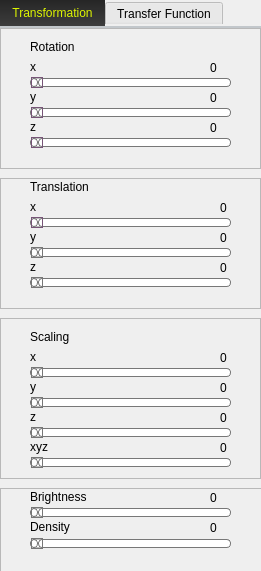
   <widget class="QTabWidget" name="tabWidget">
    <property name="geometry">
     <rect>
      <x>20</x>
      <y>10</y>
      <width>261</width>
      <height>571</height>
     </rect>
    </property>
    <property name="styleSheet">
     <string notr="true"> QTabWidget::pane { /* The tab widget frame */
     border-top: 2px solid #C2C7CB;
 }
QTabBar::tab:selected
{
    color: #DEF600;
    background: qlineargradient( x1: 0, y1: 0, x2: 0, y2: 1, stop: 0 #262626, stop: 1.0 #3D3D3D );
}
</string>
    </property>
    <property name="currentIndex">
     <number>0</number>
    </property>
    <widget class="QWidget" name="tab">
     <attribute name="title">
      <string>Transformation</string>
     </attribute>
     <widget class="QFrame" name="Tframe">
      <property name="geometry">
       <rect>
        <x>0</x>
        <y>150</y>
        <width>261</width>
        <height>131</height>
       </rect>
      </property>
      <property name="frameShape">
       <enum>QFrame::StyledPanel</enum>
      </property>
      <property name="frameShadow">
       <enum>QFrame::Raised</enum>
      </property>
      <widget class="QWidget" name="TransWidget" native="true">
       <property name="geometry">
        <rect>
         <x>0</x>
         <y>0</y>
         <width>241</width>
         <height>119</height>
        </rect>
       </property>
       <widget class="QLabel" name="xTranslationValue">
        <property name="geometry">
         <rect>
          <x>220</x>
          <y>20</y>
          <width>20</width>
          <height>20</height>
         </rect>
        </property>
        <property name="text">
         <string>0</string>
        </property>
       </widget>
       <widget class="QSlider" name="xTranslationSlider">
        <property name="geometry">
         <rect>
          <x>30</x>
          <y>30</y>
          <width>201</width>
          <height>29</height>
         </rect>
        </property>
        <property name="styleSheet">
         <string notr="true">QSlider::groove:horizontal {
border: 1px solid #bbb;
background: white;
height: 7px;
border-radius: 4px;
}

QSlider::sub-page:horizontal {
background: qlineargradient(x1: 0, y1: 0,    x2: 0, y2: 1,
stop: 0 #E77471, stop: 1 #5B2527);
background: qlineargradient(x1: 0, y1: 0.2, x2: 1, y2: 1,
stop: 0 #E77471, stop: 1 #5B2527);
border: 1px solid #777;
height: 10px;
border-radius: 4px;
}

QSlider::add-page:horizontal {
background: #fff;
border: 1px solid #777;
height: 10px;
border-radius: 4px;
}

QSlider::handle:horizontal {
background: qlineargradient(x1:0, y1:0, x2:1, y2:1,
    stop:0 #eee, stop:1 #ccc);
border: 1px solid #757;
width: 10px;
height: 10px;
margin-top: -2px;
margin-bottom: -2px;
border-radius: 20px;
}

QSlider::handle:horizontal:hover {
background: qlineargradient(x1:0, y1:0, x2:1, y2:1,
    stop:0 #fff, stop:1 #ddd);
border: 1px solid #444;
border-radius:4px;
}

QSlider::sub-page:horizontal:disabled {
background: #bbb;
border-color: #999;
}

QSlider::add-page:horizontal:disabled {
background: #eee;
border-color: #999;
}

QSlider::handle:horizontal:disabled {
background: #eee;
border: 1px solid #aaa;
border-radius: 4px;
}</string>
        </property>
        <property name="orientation">
         <enum>Qt::Horizontal</enum>
        </property>
       </widget>
       <widget class="QLabel" name="yTranslationValue">
        <property name="geometry">
         <rect>
          <x>220</x>
          <y>50</y>
          <width>20</width>
          <height>20</height>
         </rect>
        </property>
        <property name="text">
         <string>0</string>
        </property>
       </widget>
       <widget class="QLabel" name="yRotationLabel_3">
        <property name="geometry">
         <rect>
          <x>30</x>
          <y>50</y>
          <width>67</width>
          <height>17</height>
         </rect>
        </property>
        <property name="text">
         <string>y</string>
        </property>
       </widget>
       <widget class="QSlider" name="yTranslationSlider">
        <property name="geometry">
         <rect>
          <x>30</x>
          <y>60</y>
          <width>201</width>
          <height>29</height>
         </rect>
        </property>
        <property name="styleSheet">
         <string notr="true">QSlider::groove:horizontal {
border: 1px solid #bbb;
background: white;
height: 7px;
border-radius: 4px;
}

QSlider::sub-page:horizontal {
background: qlineargradient(x1: 0, y1: 0,    x2: 0, y2: 1,
stop: 0 #99C68E, stop: 1 #254117);
background: qlineargradient(x1: 0, y1: 0.2, x2: 1, y2: 1,
stop: 0 #99C68E, stop: 1 #254117);
border: 1px solid #777;
height: 10px;
border-radius: 4px;
}

QSlider::add-page:horizontal {
background: #fff;
border: 1px solid #777;
height: 10px;
border-radius: 4px;
}

QSlider::handle:horizontal {
background: qlineargradient(x1:0, y1:0, x2:1, y2:1,
stop:0 #eee, stop:1 #ccc);
border: 1px solid #777;
width: 10px;
height: 10px;
margin-top: -2px;
margin-bottom: -2px;
border-radius: 20px;
}

QSlider::handle:horizontal:hover {
background: qlineargradient(x1:0, y1:0, x2:1, y2:1,
stop:0 #fff, stop:1 #ddd);
border: 1px solid #444;
border-radius: 4px;
}

QSlider::sub-page:horizontal:disabled {
background: #bbb;
border-color: #999;
}

QSlider::add-page:horizontal:disabled {
background: #eee;
border-color: #999;
}

QSlider::handle:horizontal:disabled {
background: #eee;
border: 1px solid #aaa;
border-radius: 4px;
}</string>
        </property>
        <property name="orientation">
         <enum>Qt::Horizontal</enum>
        </property>
       </widget>
       <widget class="QLabel" name="label_14">
        <property name="geometry">
         <rect>
          <x>30</x>
          <y>0</y>
          <width>101</width>
          <height>17</height>
         </rect>
        </property>
        <property name="text">
         <string>Translation</string>
        </property>
       </widget>
       <widget class="QSlider" name="zTranslationSlider">
        <property name="geometry">
         <rect>
          <x>30</x>
          <y>90</y>
          <width>201</width>
          <height>29</height>
         </rect>
        </property>
        <property name="styleSheet">
         <string notr="true">QSlider::groove:horizontal {
border: 1px solid #bbb;
background: white;
height: 7px;
border-radius: 4px;
}

QSlider::sub-page:horizontal {
background: qlineargradient(x1: 0, y1: 0,    x2: 0, y2: 1,
    stop: 0 #98AFC7, stop: 1  #151B54);
background: qlineargradient(x1: 0, y1: 0.2, x2: 1, y2: 1,
    stop: 0 #98AFC7, stop: 1 #151B54);
border: 1px solid #777;
height: 10px;
border-radius: 4px;
}

QSlider::add-page:horizontal {
background: #fff;
border: 1px solid #777;
height: 10px;
border-radius: 4px;
}

QSlider::handle:horizontal {
background: qlineargradient(x1:0, y1:0, x2:1, y2:1,
    stop:0 #eee, stop:1 #ccc);
border: 1px solid #777;
width: 10px;
height: 10px;
margin-top: -2px;
margin-bottom: -2px;
border-radius: 20px;
}

QSlider::handle:horizontal:hover {
background: qlineargradient(x1:0, y1:0, x2:1, y2:1,
    stop:0 #fff, stop:1 #ddd);
border: 1px solid #444;
border-radius: 4px;
}

QSlider::sub-page:horizontal:disabled {
background: #bbb;
border-color: #999;
}

QSlider::add-page:horizontal:disabled {
background: #eee;
border-color: #999;
}

QSlider::handle:horizontal:disabled {
background: #eee;
border: 1px solid #aaa;
border-radius: 4px;
}</string>
        </property>
        <property name="orientation">
         <enum>Qt::Horizontal</enum>
        </property>
       </widget>
       <widget class="QLabel" name="zTranslationValue">
        <property name="geometry">
         <rect>
          <x>220</x>
          <y>80</y>
          <width>20</width>
          <height>20</height>
         </rect>
        </property>
        <property name="text">
         <string>0</string>
        </property>
       </widget>
       <widget class="QLabel" name="yRotationLabel_4">
        <property name="geometry">
         <rect>
          <x>30</x>
          <y>80</y>
          <width>67</width>
          <height>17</height>
         </rect>
        </property>
        <property name="text">
         <string>z</string>
        </property>
       </widget>
       <widget class="QLabel" name="yRotationLabel_9">
        <property name="geometry">
         <rect>
          <x>30</x>
          <y>20</y>
          <width>67</width>
          <height>17</height>
         </rect>
        </property>
        <property name="text">
         <string>x</string>
        </property>
       </widget>
      </widget>
     </widget>
     <widget class="QFrame" name="Rframe">
      <property name="geometry">
       <rect>
        <x>0</x>
        <y>0</y>
        <width>261</width>
        <height>141</height>
       </rect>
      </property>
      <property name="styleSheet">
       <string notr="true"/>
      </property>
      <property name="frameShape">
       <enum>QFrame::StyledPanel</enum>
      </property>
      <property name="frameShadow">
       <enum>QFrame::Raised</enum>
      </property>
      <widget class="QWidget" name="RotationWidget" native="true">
       <property name="geometry">
        <rect>
         <x>0</x>
         <y>10</y>
         <width>251</width>
         <height>119</height>
        </rect>
       </property>
       <property name="styleSheet">
        <string notr="true">#Rframe
{
border: #463E3F;
border-radius: 40px;
background: white;
}</string>
       </property>
       <widget class="QLabel" name="xRotationValue">
        <property name="geometry">
         <rect>
          <x>210</x>
          <y>20</y>
          <width>61</width>
          <height>20</height>
         </rect>
        </property>
        <property name="text">
         <string>0</string>
        </property>
       </widget>
       <widget class="QLabel" name="xRotationLabel">
        <property name="geometry">
         <rect>
          <x>30</x>
          <y>20</y>
          <width>67</width>
          <height>17</height>
         </rect>
        </property>
        <property name="text">
         <string>x</string>
        </property>
       </widget>
       <widget class="QSlider" name="xRotationSlider">
        <property name="geometry">
         <rect>
          <x>30</x>
          <y>30</y>
          <width>201</width>
          <height>29</height>
         </rect>
        </property>
        <property name="styleSheet">
         <string notr="true">QSlider::groove:horizontal {
border: 1px solid #bbb;
background: white;
height: 7px;
border-radius: 4px;
}

QSlider::sub-page:horizontal {
background: qlineargradient(x1: 0, y1: 0,    x2: 0, y2: 1,
stop: 0 #E77471, stop: 1 #5B2527);
background: qlineargradient(x1: 0, y1: 0.2, x2: 1, y2: 1,
stop: 0 #E77471, stop: 1 #5B2527);
border: 1px solid #777;
height: 10px;
border-radius: 4px;
}

QSlider::add-page:horizontal {
background: #fff;
border: 1px solid #777;
height: 10px;
border-radius: 4px;
}

QSlider::handle:horizontal {
background: qlineargradient(x1:0, y1:0, x2:1, y2:1,
    stop:0 #eee, stop:1 #ccc);
border: 1px solid #757;
width: 10px;
height: 10px;
margin-top: -2px;
margin-bottom: -2px;
border-radius: 20px;
}

QSlider::handle:horizontal:hover {
background: qlineargradient(x1:0, y1:0, x2:1, y2:1,
    stop:0 #fff, stop:1 #ddd);
border: 1px solid #444;
border-radius: 4px;
}

QSlider::sub-page:horizontal:disabled {
background: #bbb;
border-color: #999;
}

QSlider::add-page:horizontal:disabled {
background: #eee;
border-color: #999;
}

QSlider::handle:horizontal:disabled {
background: #eee;
border: 1px solid #aaa;
border-radius: 4px;
}</string>
        </property>
        <property name="orientation">
         <enum>Qt::Horizontal</enum>
        </property>
       </widget>
       <widget class="QLabel" name="yRotationValue">
        <property name="geometry">
         <rect>
          <x>210</x>
          <y>50</y>
          <width>61</width>
          <height>20</height>
         </rect>
        </property>
        <property name="text">
         <string>0</string>
        </property>
       </widget>
       <widget class="QLabel" name="yRotationLabel">
        <property name="geometry">
         <rect>
          <x>30</x>
          <y>50</y>
          <width>67</width>
          <height>17</height>
         </rect>
        </property>
        <property name="text">
         <string>y</string>
        </property>
       </widget>
       <widget class="QSlider" name="yRotationSlider">
        <property name="geometry">
         <rect>
          <x>30</x>
          <y>60</y>
          <width>201</width>
          <height>29</height>
         </rect>
        </property>
        <property name="styleSheet">
         <string notr="true">QSlider::groove:horizontal {
border: 1px solid #bbb;
background: white;
height: 7px;
border-radius: 4px;
}

QSlider::sub-page:horizontal {
background: qlineargradient(x1: 0, y1: 0,    x2: 0, y2: 1,
stop: 0 #99C68E, stop: 1 #254117);
background: qlineargradient(x1: 0, y1: 0.2, x2: 1, y2: 1,
stop: 0 #99C68E, stop: 1 #254117);
border: 1px solid #777;
height: 10px;
border-radius: 4px;
}

QSlider::add-page:horizontal {
background: #fff;
border: 1px solid #777;
height: 10px;
border-radius: 4px;
}

QSlider::handle:horizontal {
background: qlineargradient(x1:0, y1:0, x2:1, y2:1,
    stop:0 #eee, stop:1 #ccc);
border: 1px solid #757;
width: 10px;
height: 10px;
margin-top: -2px;
margin-bottom: -2px;
border-radius: 20px;
}

QSlider::handle:horizontal:hover {
background: qlineargradient(x1:0, y1:0, x2:1, y2:1,
stop:0 #fff, stop:1 #ddd);
border: 1px solid #444;
border-radius: 4px;
}

QSlider::sub-page:horizontal:disabled {
background: #bbb;
border-color: #999;
}

QSlider::add-page:horizontal:disabled {
background: #eee;
border-color: #999;
}

QSlider::handle:horizontal:disabled {
background: #eee;
border: 1px solid #aaa;
border-radius: 4px;
}</string>
        </property>
        <property name="orientation">
         <enum>Qt::Horizontal</enum>
        </property>
       </widget>
       <widget class="QLabel" name="label_13">
        <property name="geometry">
         <rect>
          <x>30</x>
          <y>0</y>
          <width>67</width>
          <height>17</height>
         </rect>
        </property>
        <property name="text">
         <string>Rotation</string>
        </property>
       </widget>
       <widget class="QSlider" name="zRotationSlider">
        <property name="geometry">
         <rect>
          <x>30</x>
          <y>90</y>
          <width>201</width>
          <height>29</height>
         </rect>
        </property>
        <property name="styleSheet">
         <string notr="true">QSlider::groove:horizontal {
border: 1px solid #bbb;
background: white;
height: 7px;
border-radius: 4px;
}

QSlider::sub-page:horizontal {
background: qlineargradient(x1: 0, y1: 0,    x2: 0, y2: 1,
    stop: 0 #98AFC7, stop: 1  #151B54);
background: qlineargradient(x1: 0, y1: 0.2, x2: 1, y2: 1,
    stop: 0 #98AFC7, stop: 1 #151B54);
border: 1px solid #777;
height: 10px;
border-radius: 4px;
}

QSlider::add-page:horizontal {
background: #fff;
border: 1px solid #777;
height: 10px;
border-radius: 4px;
}

QSlider::handle:horizontal {
background: qlineargradient(x1:0, y1:0, x2:1, y2:1,
    stop:0 #eee, stop:1 #ccc);
border: 1px solid #757;
width: 10px;
height: 10px;
margin-top: -2px;
margin-bottom: -2px;
border-radius: 20px;
}

QSlider::handle:horizontal:hover {
background: qlineargradient(x1:0, y1:0, x2:1, y2:1,
    stop:0 #fff, stop:1 #ddd);
border: 1px solid #444;
border-radius: 4px;
}

QSlider::sub-page:horizontal:disabled {
background: #bbb;
border-color: #999;
}

QSlider::add-page:horizontal:disabled {
background: #eee;
border-color: #999;
}

QSlider::handle:horizontal:disabled {
background: #eee;
border: 1px solid #aaa;
border-radius: 4px;
}</string>
        </property>
        <property name="orientation">
         <enum>Qt::Horizontal</enum>
        </property>
       </widget>
       <widget class="QLabel" name="zRotationValue">
        <property name="geometry">
         <rect>
          <x>210</x>
          <y>80</y>
          <width>61</width>
          <height>20</height>
         </rect>
        </property>
        <property name="text">
         <string>0</string>
        </property>
       </widget>
       <widget class="QLabel" name="yRotationLabel_2">
        <property name="geometry">
         <rect>
          <x>30</x>
          <y>80</y>
          <width>67</width>
          <height>17</height>
         </rect>
        </property>
        <property name="text">
         <string>z</string>
        </property>
       </widget>
      </widget>
     </widget>
     <widget class="QFrame" name="Sframe">
      <property name="geometry">
       <rect>
        <x>0</x>
        <y>290</y>
        <width>261</width>
        <height>161</height>
       </rect>
      </property>
      <property name="frameShape">
       <enum>QFrame::StyledPanel</enum>
      </property>
      <property name="frameShadow">
       <enum>QFrame::Raised</enum>
      </property>
      <widget class="QWidget" name="ScalingWidget" native="true">
       <property name="geometry">
        <rect>
         <x>0</x>
         <y>10</y>
         <width>241</width>
         <height>119</height>
        </rect>
       </property>
       <widget class="QLabel" name="xScalingValue">
        <property name="geometry">
         <rect>
          <x>220</x>
          <y>20</y>
          <width>20</width>
          <height>20</height>
         </rect>
        </property>
        <property name="text">
         <string>0</string>
        </property>
       </widget>
       <widget class="QLabel" name="xRotationLabel_3">
        <property name="geometry">
         <rect>
          <x>30</x>
          <y>20</y>
          <width>67</width>
          <height>17</height>
         </rect>
        </property>
        <property name="text">
         <string>x</string>
        </property>
       </widget>
       <widget class="QSlider" name="xScalingSlider">
        <property name="geometry">
         <rect>
          <x>30</x>
          <y>30</y>
          <width>201</width>
          <height>29</height>
         </rect>
        </property>
        <property name="styleSheet">
         <string notr="true">QSlider::groove:horizontal {
border: 1px solid #bbb;
background: white;
height: 7px;
border-radius: 4px;
}

QSlider::sub-page:horizontal {
background: qlineargradient(x1: 0, y1: 0,    x2: 0, y2: 1,
stop: 0 #E77471, stop: 1 #5B2527);
background: qlineargradient(x1: 0, y1: 0.2, x2: 1, y2: 1,
stop: 0 #E77471, stop: 1 #5B2527);
border: 1px solid #777;
height: 10px;
border-radius: 4px;
}

QSlider::add-page:horizontal {
background: #fff;
border: 1px solid #777;
height: 10px;
border-radius: 4px;
}

QSlider::handle:horizontal {
background: qlineargradient(x1:0, y1:0, x2:1, y2:1,
    stop:0 #eee, stop:1 #ccc);
border: 1px solid #777;
width: 10px;
height: 10px;
margin-top: -2px;
margin-bottom: -2px;
border-radius: 20px;
}

QSlider::handle:horizontal:hover {
background: qlineargradient(x1:0, y1:0, x2:1, y2:1,
    stop:0 #fff, stop:1 #ddd);
border: 1px solid #444;
border-radius: 4px;
}

QSlider::sub-page:horizontal:disabled {
background: #bbb;
border-color: #999;
}

QSlider::add-page:horizontal:disabled {
background: #eee;
border-color: #999;
}

QSlider::handle:horizontal:disabled {
background: #eee;
border: 1px solid #aaa;
border-radius: 4px;
}</string>
        </property>
        <property name="orientation">
         <enum>Qt::Horizontal</enum>
        </property>
       </widget>
       <widget class="QLabel" name="yScalingValue">
        <property name="geometry">
         <rect>
          <x>220</x>
          <y>50</y>
          <width>20</width>
          <height>20</height>
         </rect>
        </property>
        <property name="text">
         <string>0</string>
        </property>
       </widget>
       <widget class="QLabel" name="yRotationLabel_5">
        <property name="geometry">
         <rect>
          <x>30</x>
          <y>50</y>
          <width>67</width>
          <height>17</height>
         </rect>
        </property>
        <property name="text">
         <string>y</string>
        </property>
       </widget>
       <widget class="QSlider" name="yScalingSlider">
        <property name="geometry">
         <rect>
          <x>30</x>
          <y>60</y>
          <width>201</width>
          <height>29</height>
         </rect>
        </property>
        <property name="styleSheet">
         <string notr="true">QSlider::groove:horizontal {
border: 1px solid #bbb;
background: white;
height: 7px;
border-radius: 4px;
}

QSlider::sub-page:horizontal {
background: qlineargradient(x1: 0, y1: 0,    x2: 0, y2: 1,
stop: 0 #99C68E, stop: 1 #254117);
background: qlineargradient(x1: 0, y1: 0.2, x2: 1, y2: 1,
stop: 0 #99C68E stop: 1 #254117);
border: 1px solid #777;
height: 10px;
border-radius: 4px;
}

QSlider::add-page:horizontal {
background: #fff;
border: 1px solid #777;
height: 10px;
border-radius: 4px;
}

QSlider::handle:horizontal {
background: qlineargradient(x1:0, y1:0, x2:1, y2:1,
stop:0 #eee, stop:1 #ccc);
border: 1px solid #777;
width: 10px;
height: 10px;
margin-top: -2px;
margin-bottom: -2px;
border-radius: 20px;
}

QSlider::handle:horizontal:hover {
background: qlineargradient(x1:0, y1:0, x2:1, y2:1,
stop:0 #fff, stop:1 #ddd);
border: 1px solid #444;
border-radius: 4px;
}

QSlider::sub-page:horizontal:disabled {
background: #bbb;
border-color: #999;
}

QSlider::add-page:horizontal:disabled {
background: #eee;
border-color: #999;
}

QSlider::handle:horizontal:disabled {
background: #eee;
border: 1px solid #aaa;
border-radius: 4px;
}</string>
        </property>
        <property name="orientation">
         <enum>Qt::Horizontal</enum>
        </property>
       </widget>
       <widget class="QLabel" name="label_15">
        <property name="geometry">
         <rect>
          <x>30</x>
          <y>0</y>
          <width>101</width>
          <height>17</height>
         </rect>
        </property>
        <property name="text">
         <string>Scaling</string>
        </property>
       </widget>
       <widget class="QSlider" name="zScalingSlider">
        <property name="geometry">
         <rect>
          <x>30</x>
          <y>90</y>
          <width>201</width>
          <height>29</height>
         </rect>
        </property>
        <property name="styleSheet">
         <string notr="true">QSlider::groove:horizontal {
border: 1px solid #bbb;
background: white;
height: 7px;
border-radius: 4px;
}

QSlider::sub-page:horizontal {
background: qlineargradient(x1: 0, y1: 0,    x2: 0, y2: 1,
    stop: 0 #98AFC7, stop: 1  #151B54);
background: qlineargradient(x1: 0, y1: 0.2, x2: 1, y2: 1,
    stop: 0 #98AFC7, stop: 1 #151B54);
border: 1px solid #777;
height: 10px;
border-radius: 4px;
}

QSlider::add-page:horizontal {
background: #fff;
border: 1px solid #777;
height: 10px;
border-radius: 4px;
}

QSlider::handle:horizontal {
background: qlineargradient(x1:0, y1:0, x2:1, y2:1,
    stop:0 #eee, stop:1 #ccc);
border: 1px solid #777;
width: 10px;
height: 10px;
margin-top: -2px;
margin-bottom: -2px;
border-radius: 20px;
}

QSlider::handle:horizontal:hover {
background: qlineargradient(x1:0, y1:0, x2:1, y2:1,
    stop:0 #fff, stop:1 #ddd);
border: 1px solid #444;
border-radius: 4px;
}

QSlider::sub-page:horizontal:disabled {
background: #bbb;
border-color: #999;
}

QSlider::add-page:horizontal:disabled {
background: #eee;
border-color: #999;
}

QSlider::handle:horizontal:disabled {
background: #eee;
border: 1px solid #aaa;
border-radius: 4px;
}</string>
        </property>
        <property name="orientation">
         <enum>Qt::Horizontal</enum>
        </property>
       </widget>
       <widget class="QLabel" name="zScalingValue">
        <property name="geometry">
         <rect>
          <x>220</x>
          <y>80</y>
          <width>20</width>
          <height>20</height>
         </rect>
        </property>
        <property name="text">
         <string>0</string>
        </property>
       </widget>
       <widget class="QLabel" name="yRotationLabel_6">
        <property name="geometry">
         <rect>
          <x>30</x>
          <y>80</y>
          <width>67</width>
          <height>17</height>
         </rect>
        </property>
        <property name="text">
         <string>z</string>
        </property>
       </widget>
      </widget>
      <widget class="QLabel" name="xyzScalingValue">
       <property name="geometry">
        <rect>
         <x>220</x>
         <y>120</y>
         <width>20</width>
         <height>20</height>
        </rect>
       </property>
       <property name="text">
        <string>0</string>
       </property>
      </widget>
      <widget class="QLabel" name="yRotationLabel_7">
       <property name="geometry">
        <rect>
         <x>30</x>
         <y>120</y>
         <width>67</width>
         <height>17</height>
        </rect>
       </property>
       <property name="text">
        <string>xyz</string>
       </property>
      </widget>
      <widget class="QSlider" name="xyzScalingSlider">
       <property name="geometry">
        <rect>
         <x>30</x>
         <y>130</y>
         <width>201</width>
         <height>29</height>
        </rect>
       </property>
       <property name="styleSheet">
        <string notr="true">QSlider::groove:horizontal {
border: 1px solid #bbb;
background: white;
height: 7px;
border-radius: 4px;
}

QSlider::sub-page:horizontal {
background: qlineargradient(x1: 0, y1: 0,    x2: 0, y2: 1,
    stop: 0 #F5DEB3, stop: 1 #8B4513);
background: qlineargradient(x1: 0, y1: 0.2, x2: 1, y2: 1,
    stop: 0 #F5DEB3, stop: 1 #8B4513);
border: 1px solid #777;
height: 10px;
border-radius: 4px;
}

QSlider::add-page:horizontal {
background: #fff;
border: 1px solid #777;
height: 10px;
border-radius: 4px;
}

QSlider::handle:horizontal {
background: qlineargradient(x1:0, y1:0, x2:1, y2:1,
    stop:0 #eee, stop:1 #ccc);
border: 1px solid #777;
width: 10px;
height: 10px;
margin-top: -2px;
margin-bottom: -2px;
border-radius: 20px;
}

QSlider::handle:horizontal:hover {
background: qlineargradient(x1:0, y1:0, x2:1, y2:1,
    stop:0 #fff, stop:1 #ddd);
border: 1px solid #444;
border-radius: 4px;
}

QSlider::sub-page:horizontal:disabled {
background: #bbb;
border-color: #999;
}

QSlider::add-page:horizontal:disabled {
background: #eee;
border-color: #999;
}

QSlider::handle:horizontal:disabled {
background: #eee;
border: 1px solid #aaa;
border-radius: 4px;
}</string>
       </property>
       <property name="orientation">
        <enum>Qt::Horizontal</enum>
       </property>
      </widget>
      <zorder>xyzScalingValue</zorder>
      <zorder>xyzScalingSlider</zorder>
      <zorder>ScalingWidget</zorder>
      <zorder>yRotationLabel_7</zorder>
     </widget>
     <widget class="QFrame" name="imageParamtersFrame">
      <property name="geometry">
       <rect>
        <x>0</x>
        <y>460</y>
        <width>271</width>
        <height>91</height>
       </rect>
      </property>
      <property name="frameShape">
       <enum>QFrame::StyledPanel</enum>
      </property>
      <property name="frameShadow">
       <enum>QFrame::Raised</enum>
      </property>
      <widget class="QWidget" name="widget" native="true">
       <property name="geometry">
        <rect>
         <x>20</x>
         <y>0</y>
         <width>221</width>
         <height>141</height>
        </rect>
       </property>
       <widget class="QSlider" name="brightnessSlider">
        <property name="geometry">
         <rect>
          <x>10</x>
          <y>10</y>
          <width>201</width>
          <height>29</height>
         </rect>
        </property>
        <property name="styleSheet">
         <string notr="true">QSlider::groove:horizontal {
border: 1px solid #bbb;
background: white;
height: 7px;
border-radius: 4px;
}

QSlider::sub-page:horizontal {
background: qlineargradient(x1: 0, y1: 0,    x2: 0, y2: 1,
    stop: 0 #FFF380, stop: 1 #F88017);
background: qlineargradient(x1: 0, y1: 0.2, x2: 1, y2: 1,
    stop: 0 #FFF380, stop: 1 #F88017);
border: 1px solid #777;
height: 10px;
border-radius: 4px;
}

QSlider::add-page:horizontal {
background: #fff;
border: 1px solid #777;
height: 10px;
border-radius: 4px;
}

QSlider::handle:horizontal {
background: qlineargradient(x1:0, y1:0, x2:1, y2:1,
    stop:0 #eee, stop:1 #ccc);
border: 1px solid #777;
width: 10px;
height: 10px;
margin-top: -2px;
margin-bottom: -2px;
border-radius: 20px;
}

QSlider::handle:horizontal:hover {
background: qlineargradient(x1:0, y1:0, x2:1, y2:1,
    stop:0 #fff, stop:1 #ddd);
border: 1px solid #444;
border-radius: 4px;
}

QSlider::sub-page:horizontal:disabled {
background: #bbb;
border-color: #999;
}

QSlider::add-page:horizontal:disabled {
background: #eee;
border-color: #999;
}

QSlider::handle:horizontal:disabled {
background: #eee;
border: 1px solid #aaa;
border-radius: 4px;
}</string>
        </property>
        <property name="orientation">
         <enum>Qt::Horizontal</enum>
        </property>
       </widget>
       <widget class="QSlider" name="densitySlider">
        <property name="geometry">
         <rect>
          <x>10</x>
          <y>40</y>
          <width>201</width>
          <height>31</height>
         </rect>
        </property>
        <property name="styleSheet">
         <string notr="true">QSlider::groove:horizontal {
border: 1px solid #bbb;
background: white;
height: 7px;
border-radius: 4px;
}

QSlider::sub-page:horizontal {
background: qlineargradient(x1: 0, y1: 0,    x2: 0, y2: 1,
    stop: 0 #66e, stop: 1 #bbf);
background: qlineargradient(x1: 0, y1: 0.2, x2: 1, y2: 1,
    stop: 0 #bbf, stop: 1 #55f);
border: 1px solid #777;
height: 10px;
border-radius: 4px;
}

QSlider::add-page:horizontal {
background: #fff;
border: 1px solid #777;
height: 10px;
border-radius: 4px;
}

QSlider::handle:horizontal {
background: qlineargradient(x1:0, y1:0, x2:1, y2:1,
    stop:0 #eee, stop:1 #ccc);
border: 1px solid #777;
width: 10px;
height: 10px;
margin-top: -2px;
margin-bottom: -2px;
border-radius: 20px;
}

QSlider::handle:horizontal:hover {
background: qlineargradient(x1:0, y1:0, x2:1, y2:1,
    stop:0 #fff, stop:1 #ddd);
border: 1px solid #444;
border-radius: 4px;
}

QSlider::sub-page:horizontal:disabled {
background: #bbb;
border-color: #999;
}

QSlider::add-page:horizontal:disabled {
background: #eee;
border-color: #999;
}

QSlider::handle:horizontal:disabled {
background: #eee;
border: 1px solid #aaa;
border-radius: 4px;
}</string>
        </property>
        <property name="orientation">
         <enum>Qt::Horizontal</enum>
        </property>
       </widget>
       <widget class="QLabel" name="yRotationLabel_8">
        <property name="geometry">
         <rect>
          <x>10</x>
          <y>30</y>
          <width>67</width>
          <height>17</height>
         </rect>
        </property>
        <property name="text">
         <string>Density</string>
        </property>
       </widget>
       <widget class="QLabel" name="brightnessValue">
        <property name="geometry">
         <rect>
          <x>190</x>
          <y>0</y>
          <width>41</width>
          <height>20</height>
         </rect>
        </property>
        <property name="text">
         <string>0</string>
        </property>
       </widget>
       <widget class="QLabel" name="xRotationLabel_4">
        <property name="geometry">
         <rect>
          <x>10</x>
          <y>0</y>
          <width>81</width>
          <height>17</height>
         </rect>
        </property>
        <property name="text">
         <string>Brightness</string>
        </property>
       </widget>
       <widget class="QLabel" name="densityValue">
        <property name="geometry">
         <rect>
          <x>190</x>
          <y>30</y>
          <width>41</width>
          <height>20</height>
         </rect>
        </property>
        <property name="text">
         <string>0</string>
        </property>
       </widget>
      </widget>
     </widget>
    </widget>
    <widget class="QWidget" name="tab_2">
     <attribute name="title">
      <string>Transfer Function</string>
     </attribute>
    </widget>
   </widget>
